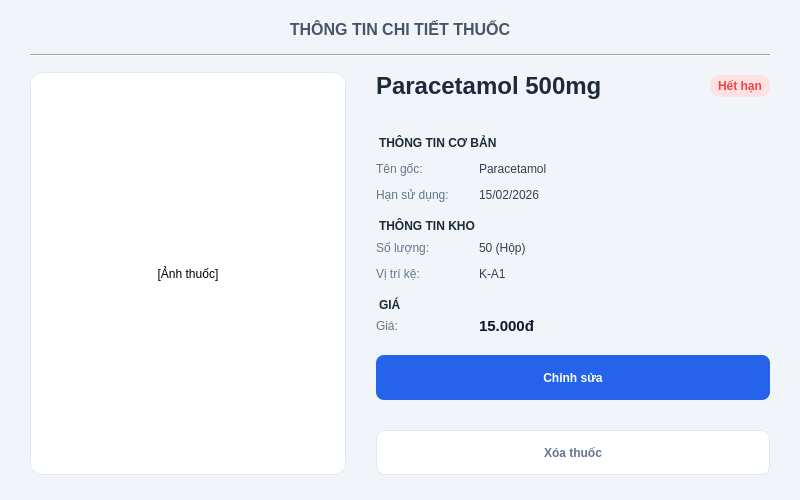
<?xml version="1.0" encoding="UTF-8"?>
<ui version="4.0">
 <class>dlg_medicine_detail</class>
 <widget class="QDialog" name="dlg_medicine_detail">
  <property name="windowModality">
   <enum>Qt::ApplicationModal</enum>
  </property>
  <property name="geometry">
   <rect>
    <x>0</x>
    <y>0</y>
    <width>800</width>
    <height>500</height>
   </rect>
  </property>
  <property name="minimumSize">
   <size>
    <width>800</width>
    <height>500</height>
   </size>
  </property>
  <property name="maximumSize">
   <size>
    <width>800</width>
    <height>500</height>
   </size>
  </property>
  <property name="windowTitle">
   <string>Thông tin chi tiết thuốc</string>
  </property>
  <property name="styleSheet">
   <string notr="true">background-color: #F1F5F9;</string>
  </property>
  <layout class="QVBoxLayout" name="main_layout">
   <property name="spacing">
    <number>15</number>
   </property>
   <property name="leftMargin">
    <number>30</number>
   </property>
   <property name="topMargin">
    <number>20</number>
   </property>
   <property name="rightMargin">
    <number>30</number>
   </property>
   <property name="bottomMargin">
    <number>25</number>
   </property>
   <item>
    <widget class="QLabel" name="lbl_header_title">
     <property name="styleSheet">
      <string notr="true">font-weight: bold; color: #475569; font-size: 16px;</string>
     </property>
     <property name="text">
      <string>THÔNG TIN CHI TIẾT THUỐC</string>
     </property>
     <property name="alignment">
      <set>Qt::AlignCenter</set>
     </property>
    </widget>
   </item>
   <item>
    <widget class="Line" name="line_separator">
     <property name="orientation">
      <enum>Qt::Horizontal</enum>
     </property>
    </widget>
   </item>
   <item>
    <layout class="QHBoxLayout" name="layout_body" stretch="4,5">
     <property name="spacing">
      <number>30</number>
     </property>
     <item>
      <widget class="QLabel" name="lbl_medicine_image">
       <property name="minimumSize">
        <size>
         <width>300</width>
         <height>300</height>
        </size>
       </property>
       <property name="styleSheet">
        <string notr="true">border: 1px solid #E2E8F0; border-radius: 12px; background-color: #FFFFFF;</string>
       </property>
       <property name="text">
        <string>[Ảnh thuốc]</string>
       </property>
       <property name="alignment">
        <set>Qt::AlignCenter</set>
       </property>
      </widget>
     </item>
     <item>
      <layout class="QVBoxLayout" name="layout_info">
       <item>
        <layout class="QHBoxLayout" name="layout_name_status">
         <item>
          <widget class="QLabel" name="lbl_detail_name">
           <property name="styleSheet">
            <string notr="true">font-size: 24px; font-weight: bold; color: #1E293B;</string>
           </property>
           <property name="text">
            <string>Paracetamol 500mg</string>
           </property>
          </widget>
         </item>
         <item>
          <widget class="QLabel" name="lbl_status_tag">
           <property name="sizePolicy">
            <sizepolicy hsizetype="Maximum" vsizetype="Maximum">
             <horstretch>0</horstretch>
             <verstretch>0</verstretch>
            </sizepolicy>
           </property>
           <property name="styleSheet">
            <string notr="true">background-color: #FEE2E2; color: #EF4444; padding: 4px 8px; border-radius: 10px; font-size: 12px; font-weight: bold;</string>
           </property>
           <property name="text">
            <string>Hết hạn</string>
           </property>
           <property name="alignment">
            <set>Qt::AlignCenter</set>
           </property>
          </widget>
         </item>
        </layout>
       </item>
       <item>
        <layout class="QFormLayout" name="form_info">
         <property name="verticalSpacing">
          <number>15</number>
         </property>
         <item row="0" column="0" colspan="2">
          <widget class="QLabel" name="lbl_section_basic">
           <property name="minimumSize">
            <size>
             <width>0</width>
             <height>20</height>
            </size>
           </property>
           <property name="styleSheet">
            <string notr="true">font-weight: bold; color: #1E293B; margin-top: 5px;</string>
           </property>
           <property name="text">
            <string>THÔNG TIN CƠ BẢN</string>
           </property>
          </widget>
         </item>
         <item row="1" column="0">
          <widget class="QLabel" name="label_static_1">
           <property name="minimumSize">
            <size>
             <width>0</width>
             <height>25</height>
            </size>
           </property>
           <property name="styleSheet">
            <string notr="true">color: #64748B;</string>
           </property>
           <property name="text">
            <string>Tên gốc:</string>
           </property>
          </widget>
         </item>
         <item row="1" column="1">
          <widget class="QLabel" name="lbl_data_generic_name">
           <property name="minimumSize">
            <size>
             <width>0</width>
             <height>25</height>
            </size>
           </property>
           <property name="styleSheet">
            <string notr="true">color: #334155;</string>
           </property>
           <property name="text">
            <string>Paracetamol</string>
           </property>
          </widget>
         </item>
         <item row="2" column="0">
          <widget class="QLabel" name="label_static_2">
           <property name="minimumSize">
            <size>
             <width>0</width>
             <height>25</height>
            </size>
           </property>
           <property name="styleSheet">
            <string notr="true">color: #64748B;</string>
           </property>
           <property name="text">
            <string>Hạn sử dụng:</string>
           </property>
          </widget>
         </item>
         <item row="2" column="1">
          <widget class="QLabel" name="lbl_data_expiry">
           <property name="minimumSize">
            <size>
             <width>0</width>
             <height>25</height>
            </size>
           </property>
           <property name="styleSheet">
            <string notr="true">color: #334155;</string>
           </property>
           <property name="text">
            <string>15/02/2026</string>
           </property>
          </widget>
         </item>
         <item row="4" column="0">
          <widget class="QLabel" name="label_static_3">
           <property name="minimumSize">
            <size>
             <width>0</width>
             <height>25</height>
            </size>
           </property>
           <property name="styleSheet">
            <string notr="true">color: #64748B;</string>
           </property>
           <property name="text">
            <string>Số lượng:</string>
           </property>
          </widget>
         </item>
         <item row="4" column="1">
          <widget class="QLabel" name="lbl_data_quantity">
           <property name="minimumSize">
            <size>
             <width>0</width>
             <height>25</height>
            </size>
           </property>
           <property name="styleSheet">
            <string notr="true">color: #334155;</string>
           </property>
           <property name="text">
            <string>50 (Hộp)</string>
           </property>
          </widget>
         </item>
         <item row="5" column="0">
          <widget class="QLabel" name="label_static_4">
           <property name="minimumSize">
            <size>
             <width>0</width>
             <height>25</height>
            </size>
           </property>
           <property name="styleSheet">
            <string notr="true">color: #64748B;</string>
           </property>
           <property name="text">
            <string>Vị trí kệ:</string>
           </property>
          </widget>
         </item>
         <item row="5" column="1">
          <widget class="QLabel" name="lbl_data_shelf">
           <property name="minimumSize">
            <size>
             <width>0</width>
             <height>25</height>
            </size>
           </property>
           <property name="styleSheet">
            <string notr="true">color: #334155;</string>
           </property>
           <property name="text">
            <string>K-A1</string>
           </property>
          </widget>
         </item>
         <item row="6" column="0" colspan="2">
          <widget class="QLabel" name="lbl_section_price">
           <property name="minimumSize">
            <size>
             <width>0</width>
             <height>25</height>
            </size>
           </property>
           <property name="styleSheet">
            <string notr="true">font-weight: bold; color: #1E293B; margin-top: 10px;</string>
           </property>
           <property name="text">
            <string>GIÁ</string>
           </property>
          </widget>
         </item>
         <item row="7" column="0">
          <widget class="QLabel" name="label_static_5">
           <property name="minimumSize">
            <size>
             <width>0</width>
             <height>25</height>
            </size>
           </property>
           <property name="styleSheet">
            <string notr="true">color: #64748B;</string>
           </property>
           <property name="text">
            <string>Giá:</string>
           </property>
          </widget>
         </item>
         <item row="7" column="1">
          <widget class="QLabel" name="lbl_data_price">
           <property name="minimumSize">
            <size>
             <width>0</width>
             <height>25</height>
            </size>
           </property>
           <property name="styleSheet">
            <string notr="true">font-weight: bold; color: #0F172A; font-size: 15px;</string>
           </property>
           <property name="text">
            <string>15.000đ</string>
           </property>
          </widget>
         </item>
         <item row="3" column="0" colspan="2">
          <widget class="QLabel" name="lbl_section_stock">
           <property name="minimumSize">
            <size>
             <width>0</width>
             <height>25</height>
            </size>
           </property>
           <property name="styleSheet">
            <string notr="true">font-weight: bold; color: #1E293B; margin-top: 10px;</string>
           </property>
           <property name="text">
            <string>THÔNG TIN KHO</string>
           </property>
          </widget>
         </item>
        </layout>
       </item>
       <item>
        <spacer name="spacer_bottom">
         <property name="orientation">
          <enum>Qt::Vertical</enum>
         </property>
         <property name="sizeHint" stdset="0">
          <size>
           <width>20</width>
           <height>10</height>
          </size>
         </property>
        </spacer>
       </item>
       <item>
        <widget class="QPushButton" name="btn_primary">
         <property name="sizePolicy">
          <sizepolicy hsizetype="Minimum" vsizetype="Fixed">
           <horstretch>0</horstretch>
           <verstretch>0</verstretch>
          </sizepolicy>
         </property>
         <property name="minimumSize">
          <size>
           <width>0</width>
           <height>45</height>
          </size>
         </property>
         <property name="styleSheet">
          <string notr="true">background-color: #2563EB; color: white; border-radius: 8px; font-weight: bold;</string>
         </property>
         <property name="text">
          <string>Chỉnh sửa</string>
         </property>
        </widget>
       </item>
       <item>
        <widget class="QPushButton" name="btn_secondary">
         <property name="sizePolicy">
          <sizepolicy hsizetype="Minimum" vsizetype="Fixed">
           <horstretch>0</horstretch>
           <verstretch>0</verstretch>
          </sizepolicy>
         </property>
         <property name="minimumSize">
          <size>
           <width>0</width>
           <height>45</height>
          </size>
         </property>
         <property name="styleSheet">
          <string notr="true">background-color: white; color: #64748B; border: 1px solid #E2E8F0; border-radius: 8px; font-weight: bold;</string>
         </property>
         <property name="text">
          <string>Xóa thuốc</string>
         </property>
        </widget>
       </item>
      </layout>
     </item>
    </layout>
   </item>
  </layout>
 </widget>
 <resources/>
 <connections/>
</ui>
